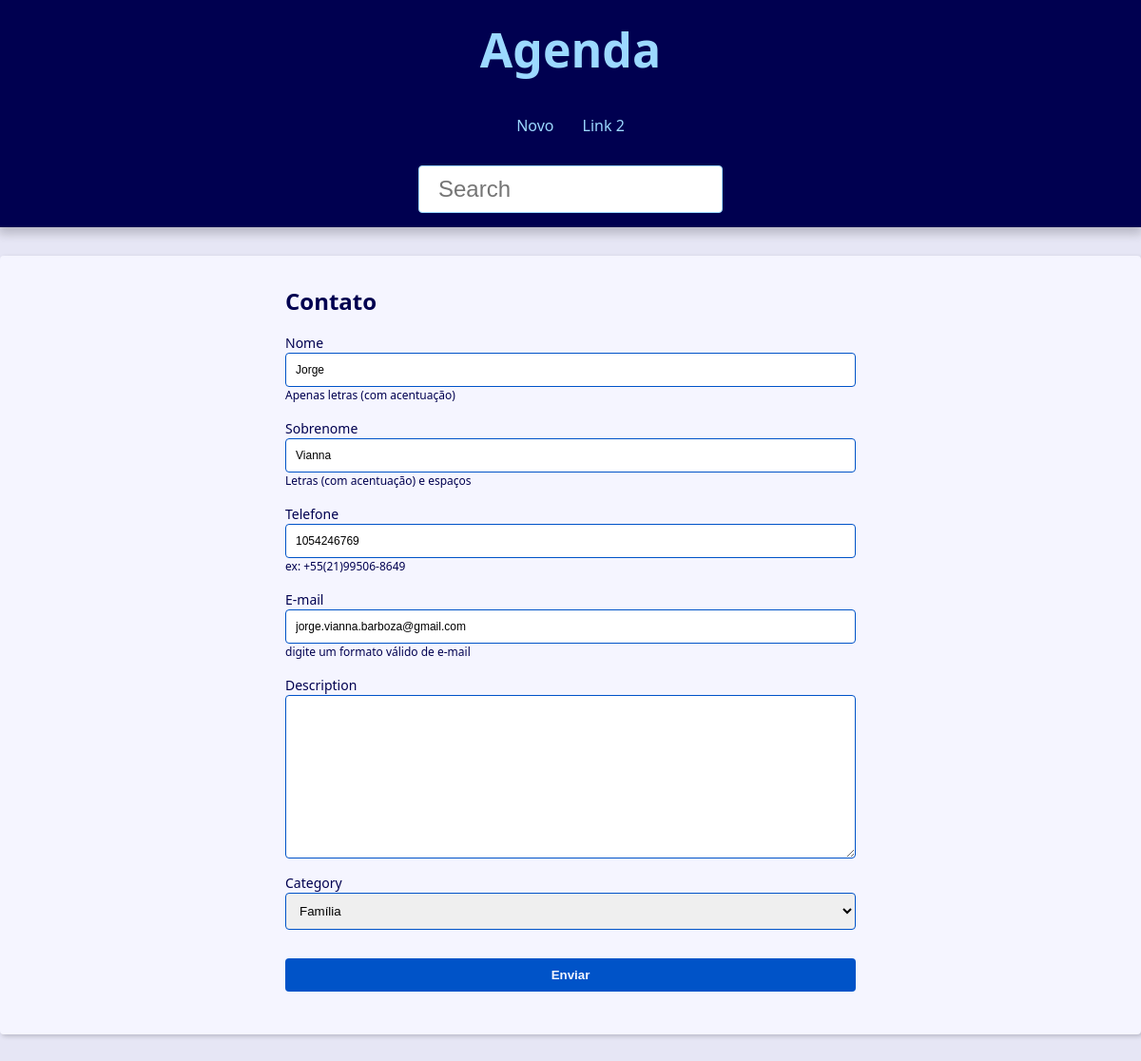
Page /contact/1003/update/ on the committed database.
### contact/models.py (models this page shows, shortened)
class Contact(models.Model):
    first_name = models.CharField(max_length=50)
    last_name = models.CharField(max_length=50, blank=True)
    phone = models.CharField(max_length=50)
    email = models.EmailField(max_length=254, blank=True)
    created_date = models.DateTimeField(default=timezone.now)
    description = models.TextField(blank=True)
    show = models.BooleanField(default=True)
    picture = models.ImageField(blank=True, upload_to='pictures/%Y/%m/')
    owner = models.ForeignKey(
        User,
        on_delete=models.SET_NULL,
        blank=True, null=True
    )
    category = models.ForeignKey(
        Category,
        on_delete=models.SET_NULL,
        blank=True, null=True
    )

### contact/views/contact_forms.py (the view, shortened to what this page needs)
# urls.py: path('contact/<int:contact_id>/update/', views.update, name='update'),
def update(request, contact_id):
    contact = get_object_or_404(
        Contact,
        pk=contact_id,
        show=True
    )
    form_action = reverse('contact:update', args=(contact_id,))
    context = {
        'form': ContactForm(instance=contact),
        'form_action': form_action,
    }
    return render(
        request,
        'contact/create.html',
        context
    )

### contact/models.py (called while the page is built)
    def __str__(self) -> str:
        return self.name

### contact/templates/contact/create.html (shortened to what this page needs)
{% extends 'global/base.html' %}
{% block content %}
<div class="form-wrapper">
  <h2>Contato</h2>
  <form
    action="{{ form_action }}"
    method="POST"
    enctype="multipart/form-data"
  >
    <div class="form-content">
      {% for field in form %}
          <div class="form-group">
            <label for="{{ field.id_for_label }}">{{ field.label }}</label>
            {{ field }}
            {% if field.help_text %}
                <p class="help-text">{{ field.help_text }}</p>
            {% endif %}
          </div>
      {% endfor %}
    </div>
    <div class="form-content">
      <div class="form-group">
        <button class="btn" type="submit">Enviar</button>
      </div>
    </div>
  </form>
</div>
{% endblock content %}

### base/static/global/css/style.css (style rules this page uses)
:root { --spacing: 1.5rem; --link-dark-color: rgb(0, 83, 200); --link-light-color: rgb(156, 217, 255); --clr-white: rgb(245, 245, 255); --clr-blue: rgb(0, 0, 80); --clr-light-gray: rgb(230, 230, 245); --clr-dark-shadow-5: rgba(0, 0, 10, 5%); --clr-dark-shadow-10: rgba(0, 0, 10, 10%); --clr-dark-shadow-20: rgba(0, 0, 10, 20%); --clr-light-shadow-5: rgba(200, 200, 255, 5%); --clr-light-shadow-10: rgba(200, 200, 255, 20%); --clr-light-shadow-20: rgba(200, 200, 255, 20%); --main-page-width: 120rem; --table-min-width: 60rem; --biggest-font-size: 5rem; --bigger-font-size: 4rem; --big-font-size: 3.2rem; --medium-font-size: 2.4rem; --small-font-size: 1.6rem; --smaller-font-size: 1.4rem; --smallest-font-size: 1.2rem; --transition-fast: 300ms; --transition-medium: 600ms; --transition-slow: 1s; --default-border-radius: 4px; }
*, *::before, *::after { margin: 0; padding: 0; box-sizing: border-box; }
html { font-size: 62.5%; }
body { font-family: system-ui, -apple-system, BlinkMacSystemFont, 'Segoe UI', Roboto, Oxygen, Ubuntu, Cantarell, 'Open Sans', 'Helvetica Neue', sans-serif; line-height: 1.5; font-size: var(--small-font-size); color: var(--clr-blue); -webkit-font-smoothing: antialiased; background: var(--clr-light-gray); }
.smallest { font-size: var(--smallest-font-size); }
.form-wrapper { max-width: 60rem; margin: var(--spacing) auto; }
.form-content { margin: var(--spacing) 0; }
.form-group { display: flex; flex-direction: column; padding-bottom: var(--spacing); }
.form-group p { margin: 1em 0; }
.form-group .help-text, .form-group .help-text ~ ul { margin: 0; font-size: var(--smallest-font-size); list-style: none; }
.form-group input, .form-group textarea, .form-group select { padding: 1rem; border-radius: var(--default-border-radius); border: 1px solid var(--link-dark-color); }
.form-group label { font-size: var(--smaller-font-size); }
.btn { background-color: var(--link-dark-color); color: var(--clr-white); font-weight: bold; border: none; padding: 1rem 2rem; border-radius: var(--default-border-radius); cursor: pointer; transition: filter var(--transition-fast) ease-in-out; }

### rows in the picture
Contact: form "Jorge" "Vianna" "1054246769" "jorge.vianna.barboza@gmail.com" "Família"

### other values in the picture
{{ field.label }} "Nome" "Sobrenome" "Telefone" "E-mail" "Description" "Category"
{{ field.help_text }} "Apenas letras (com acentuação)" "Letras (com acentuação) e espaços" "ex: +55(21)99506-8649" "digite um formato válido de e-mail"
